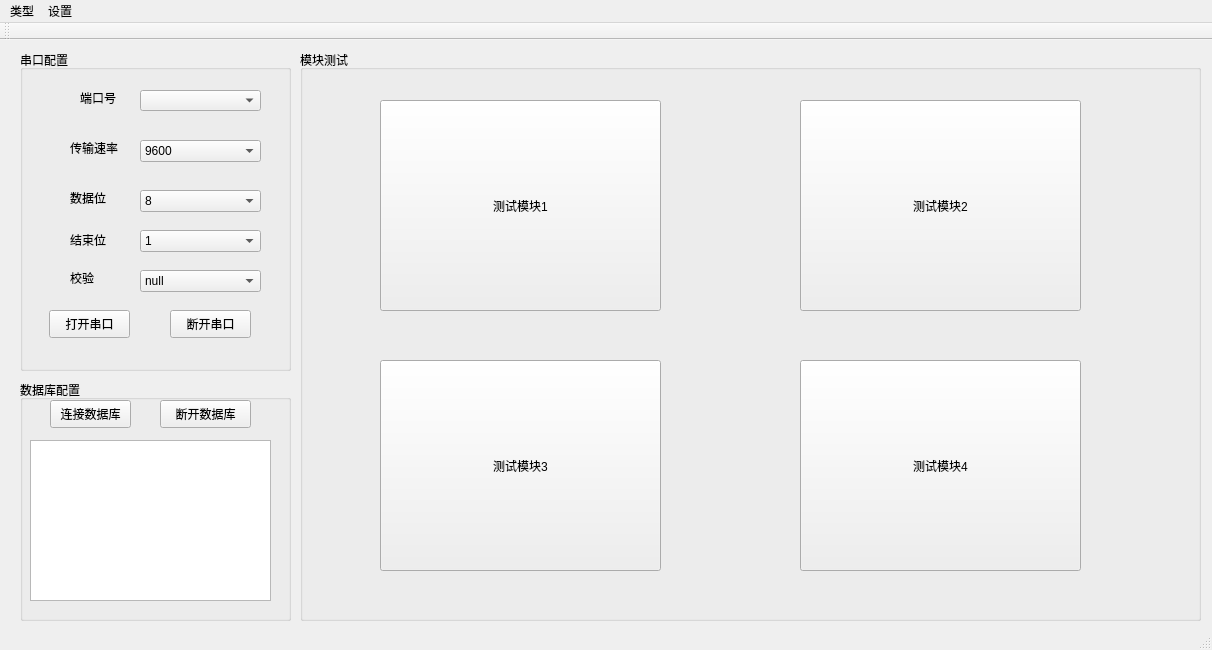
<?xml version="1.0" encoding="UTF-8"?>
<ui version="4.0">
 <class>MainWindow</class>
 <widget class="QMainWindow" name="MainWindow">
  <property name="geometry">
   <rect>
    <x>0</x>
    <y>0</y>
    <width>1212</width>
    <height>650</height>
   </rect>
  </property>
  <property name="windowTitle">
   <string>MainWindow</string>
  </property>
  <property name="tabShape">
   <enum>QTabWidget::Rounded</enum>
  </property>
  <widget class="QWidget" name="centralWidget">
   <widget class="QGroupBox" name="groupBox">
    <property name="geometry">
     <rect>
      <x>20</x>
      <y>10</y>
      <width>271</width>
      <height>321</height>
     </rect>
    </property>
    <property name="title">
     <string>串口配置</string>
    </property>
    <widget class="QComboBox" name="portbox">
     <property name="geometry">
      <rect>
       <x>120</x>
       <y>40</y>
       <width>121</width>
       <height>21</height>
      </rect>
     </property>
    </widget>
    <widget class="QComboBox" name="frequencybox">
     <property name="geometry">
      <rect>
       <x>120</x>
       <y>90</y>
       <width>121</width>
       <height>22</height>
      </rect>
     </property>
     <item>
      <property name="text">
       <string>9600</string>
      </property>
     </item>
     <item>
      <property name="text">
       <string>115200</string>
      </property>
     </item>
    </widget>
    <widget class="QComboBox" name="databox">
     <property name="geometry">
      <rect>
       <x>120</x>
       <y>140</y>
       <width>121</width>
       <height>22</height>
      </rect>
     </property>
     <item>
      <property name="text">
       <string>8</string>
      </property>
     </item>
    </widget>
    <widget class="QComboBox" name="stopBox">
     <property name="geometry">
      <rect>
       <x>120</x>
       <y>180</y>
       <width>121</width>
       <height>22</height>
      </rect>
     </property>
     <item>
      <property name="text">
       <string>1</string>
      </property>
     </item>
    </widget>
    <widget class="QComboBox" name="binaryBox">
     <property name="geometry">
      <rect>
       <x>120</x>
       <y>220</y>
       <width>121</width>
       <height>22</height>
      </rect>
     </property>
     <item>
      <property name="text">
       <string>null</string>
      </property>
     </item>
    </widget>
    <widget class="QPushButton" name="serialButton1">
     <property name="geometry">
      <rect>
       <x>29</x>
       <y>260</y>
       <width>81</width>
       <height>28</height>
      </rect>
     </property>
     <property name="maximumSize">
      <size>
       <width>100</width>
       <height>100</height>
      </size>
     </property>
     <property name="text">
      <string>打开串口</string>
     </property>
    </widget>
    <widget class="QLabel" name="label">
     <property name="geometry">
      <rect>
       <x>60</x>
       <y>40</y>
       <width>51</width>
       <height>16</height>
      </rect>
     </property>
     <property name="text">
      <string>端口号</string>
     </property>
    </widget>
    <widget class="QLabel" name="label_2">
     <property name="geometry">
      <rect>
       <x>50</x>
       <y>90</y>
       <width>72</width>
       <height>15</height>
      </rect>
     </property>
     <property name="text">
      <string>传输速率</string>
     </property>
    </widget>
    <widget class="QLabel" name="label_3">
     <property name="geometry">
      <rect>
       <x>50</x>
       <y>140</y>
       <width>72</width>
       <height>15</height>
      </rect>
     </property>
     <property name="text">
      <string>数据位</string>
     </property>
    </widget>
    <widget class="QLabel" name="label_4">
     <property name="geometry">
      <rect>
       <x>50</x>
       <y>180</y>
       <width>61</width>
       <height>20</height>
      </rect>
     </property>
     <property name="text">
      <string>结束位</string>
     </property>
    </widget>
    <widget class="QLabel" name="label_5">
     <property name="geometry">
      <rect>
       <x>50</x>
       <y>220</y>
       <width>72</width>
       <height>15</height>
      </rect>
     </property>
     <property name="text">
      <string>校验</string>
     </property>
    </widget>
    <widget class="QPushButton" name="serialButton2">
     <property name="geometry">
      <rect>
       <x>150</x>
       <y>260</y>
       <width>81</width>
       <height>28</height>
      </rect>
     </property>
     <property name="text">
      <string>断开串口</string>
     </property>
    </widget>
   </widget>
   <widget class="QGroupBox" name="groupBox_2">
    <property name="geometry">
     <rect>
      <x>300</x>
      <y>10</y>
      <width>901</width>
      <height>571</height>
     </rect>
    </property>
    <property name="title">
     <string>模块测试</string>
    </property>
    <widget class="QPushButton" name="mButton1">
     <property name="geometry">
      <rect>
       <x>80</x>
       <y>50</y>
       <width>281</width>
       <height>211</height>
      </rect>
     </property>
     <property name="text">
      <string>测试模块1</string>
     </property>
    </widget>
    <widget class="QPushButton" name="mButton2">
     <property name="geometry">
      <rect>
       <x>500</x>
       <y>50</y>
       <width>281</width>
       <height>211</height>
      </rect>
     </property>
     <property name="text">
      <string>测试模块2</string>
     </property>
    </widget>
    <widget class="QPushButton" name="mButton3">
     <property name="geometry">
      <rect>
       <x>80</x>
       <y>310</y>
       <width>281</width>
       <height>211</height>
      </rect>
     </property>
     <property name="text">
      <string>测试模块3</string>
     </property>
    </widget>
    <widget class="QPushButton" name="mButton4">
     <property name="geometry">
      <rect>
       <x>500</x>
       <y>310</y>
       <width>281</width>
       <height>211</height>
      </rect>
     </property>
     <property name="text">
      <string>测试模块4</string>
     </property>
    </widget>
   </widget>
   <widget class="QGroupBox" name="groupBox_3">
    <property name="geometry">
     <rect>
      <x>20</x>
      <y>340</y>
      <width>271</width>
      <height>241</height>
     </rect>
    </property>
    <property name="title">
     <string>数据库配置</string>
    </property>
    <widget class="QPushButton" name="DbButton1">
     <property name="geometry">
      <rect>
       <x>30</x>
       <y>20</y>
       <width>81</width>
       <height>28</height>
      </rect>
     </property>
     <property name="text">
      <string>连接数据库</string>
     </property>
    </widget>
    <widget class="QListView" name="listView">
     <property name="geometry">
      <rect>
       <x>10</x>
       <y>60</y>
       <width>241</width>
       <height>161</height>
      </rect>
     </property>
    </widget>
    <widget class="QPushButton" name="DbButton2">
     <property name="geometry">
      <rect>
       <x>140</x>
       <y>20</y>
       <width>91</width>
       <height>28</height>
      </rect>
     </property>
     <property name="text">
      <string>断开数据库</string>
     </property>
    </widget>
   </widget>
  </widget>
  <widget class="QMenuBar" name="menuBar">
   <property name="geometry">
    <rect>
     <x>0</x>
     <y>0</y>
     <width>1212</width>
     <height>26</height>
    </rect>
   </property>
   <widget class="QMenu" name="menu1">
    <property name="title">
     <string>类型</string>
    </property>
    <addaction name="action4438"/>
    <addaction name="action7139"/>
    <addaction name="action1278"/>
   </widget>
   <widget class="QMenu" name="menu">
    <property name="title">
     <string>设置</string>
    </property>
   </widget>
   <addaction name="menu1"/>
   <addaction name="menu"/>
  </widget>
  <widget class="QToolBar" name="mainToolBar">
   <attribute name="toolBarArea">
    <enum>TopToolBarArea</enum>
   </attribute>
   <attribute name="toolBarBreak">
    <bool>false</bool>
   </attribute>
  </widget>
  <widget class="QStatusBar" name="statusBar"/>
  <action name="action4438">
   <property name="text">
    <string>4438</string>
   </property>
  </action>
  <action name="action7139">
   <property name="text">
    <string>7139</string>
   </property>
  </action>
  <action name="action1278">
   <property name="text">
    <string>1278</string>
   </property>
  </action>
 </widget>
 <layoutdefault spacing="6" margin="11"/>
 <resources/>
 <connections/>
</ui>
